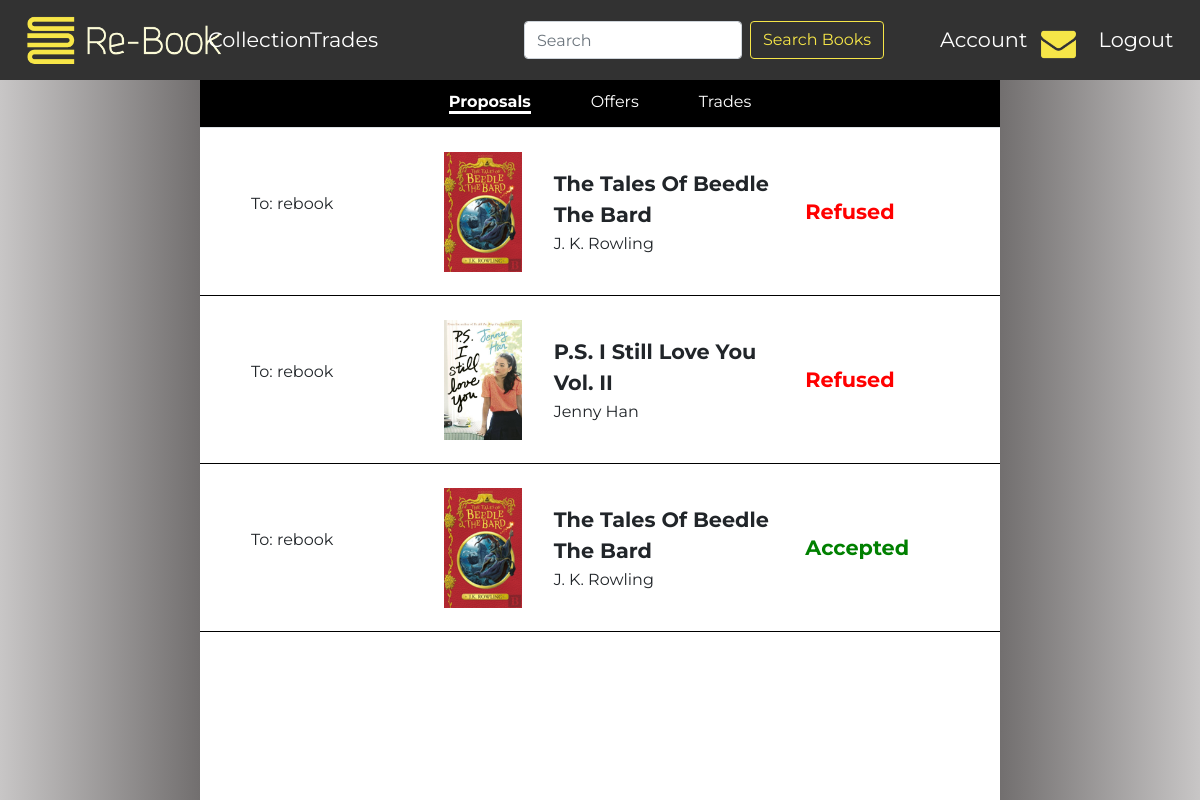
Page /proposals (signed in) on the earlier database version.
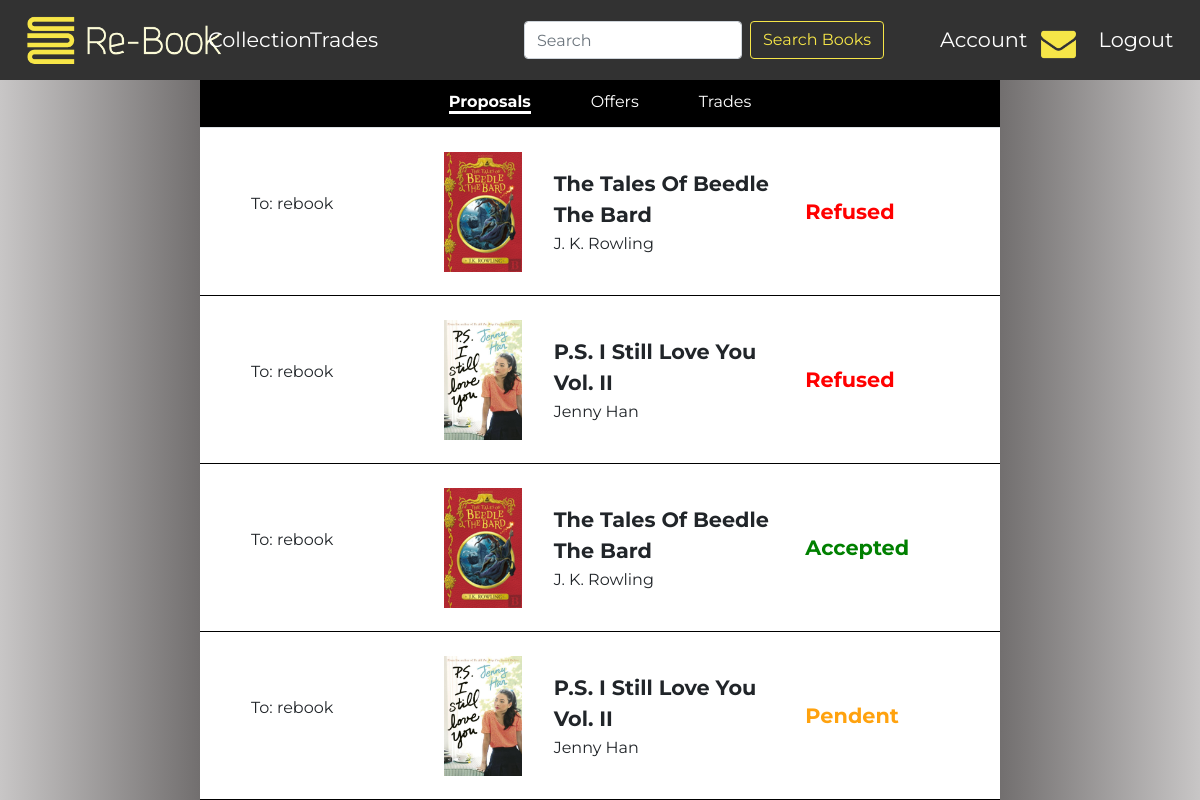
Same page on the later database version.
### rebook/models.py (models this page shows)
class Proposal(models.Model):
    bookInstance = models.ForeignKey(BookInstance, on_delete=models.CASCADE)
    timestamp = models.DateTimeField()
    user2 = models.ForeignKey(User, on_delete=models.PROTECT)
    state = models.ForeignKey(TradeState, on_delete=models.PROTECT)

class BookInstance(models.Model):
    ISBN = models.ForeignKey(Book, on_delete=models.PROTECT)
    User = models.ForeignKey(User, on_delete=models.PROTECT)
    state = models.ForeignKey(BookState, on_delete=models.PROTECT)
    readingState = models.DecimalField(max_digits=4, decimal_places=3)
    goal = models.ForeignKey(BookGoals, on_delete=models.PROTECT)
    rating = models.ForeignKey(Ratings, on_delete=models.PROTECT, default=None, null=True)

class User(AbstractUser):
    address = models.CharField(max_length=200)
    photo = models.ImageField()
    hasNotifications = models.BooleanField(default=False)

class Book(models.Model):
    ISBN = models.CharField(max_length=20, primary_key=True)
    title = models.CharField(max_length=100)
    author = models.ManyToManyField(Author)
    publisher = models.ForeignKey(Publisher, on_delete=models.CASCADE)
    year = models.IntegerField()
    cover = models.ImageField(storage=fs)

class Author(models.Model):
    name = models.CharField(max_length=70)

class TradeState(models.Model):
    state = models.CharField(max_length=20)

### rebook/views.py (the view)
# urls.py: path('proposals', views.proposals, name='proposals'),
def proposals(request):
    user = User.objects.get(username=request.user)
    my_proposals = Proposal.objects.filter(user2=user.id)
    return render(request, 'proposals.html', { 'my_proposals': my_proposals })

### rebook/templates/proposals.html (shortened to what this page needs)
{% extends "layout.html" %}
{% load custom_tags %}
{% block main %}
    <ul class="row nav nav-tabs justify-content-center">
        <li><a class="active" href="/proposals" id="toggle-proposals">Proposals</a></li>
        <li><a href="/offers" id="toggle-offers">Offers</a></li>
        <li><a href="/trades" id="toggle-trades">Trades</a></li>
    </ul>
    <div class="">
        {% for proposal in my_proposals %}
        <div class="row bookListItem">
            <div class="col-2 bookDetails my-auto">
                <p>To: {{proposal.bookInstance.User.username}}</p>
            </div>
            <div class="col-2">
                <img src="{{ proposal.bookInstance.ISBN.cover.url }}" class="cover" id="bookCover"/>
            </div>
            <div class="col-4 bookDetails">
                <p class="bookTitle">{{ proposal.bookInstance.ISBN.title }}</p>
                    {% for author in proposal.bookInstance.ISBN.author.all %}
                        <span class="authorName">{{ author.name }}</span>
                    {% endfor %}
            </div>
            <div col-1 class="my-auto">
                {% ifequal proposal.state.id 1 %}
                    <span class="authorName state" style="color: green">{{ proposal.state.state }}</span>
                {% endifequal %}
                {% ifequal proposal.state.id 2 %}
                    <span class="authorName state" style="color: red">{{ proposal.state.state }}</span>
                {% endifequal %}
                {% ifequal proposal.state.id 3 %}
                    <span class="authorName state" style="color: #ffa20e">{{ proposal.state.state }}</span>
                {% endifequal %}
            </div>
        </div>
        {% endfor %}
    </div>
{% endblock %}

### rebook/templates/layout.html (shortened to what this page needs)
<!doctype html>
<html lang=“en">
    <head>
        <link rel="stylesheet" href="https://stackpath.bootstrapcdn.com/bootstrap/4.3.1/css/bootstrap.min.css">
        {%  load static %}
        <link rel="stylesheet" href={% static 'styles/layoutStyles.css' %}>
    </head>
    <body>
        {% if not request.user.is_anonymous %}
        <nav class="navbar navbar-expand-lg navbar-light bg-light sticky-top">
            <a class="navbar-brand" href="/">
                <img class="logo" src={%  static 'images/logo.png' %}/>
            </a>
            <div class="collapse navbar-collapse" id="navbarNavAltMarkup">
                <div class="navbar-nav">
                    <a class="nav-item nav-link" href="#">Collection</a>
                    <a class="nav-item nav-link" href="/trades">Trades</a>
                </div>
                <form action="/search/" method="POST" class="form-inline my-2 my-lg-0 ml-auto">
                    <input name="query" class="form-control mr-sm-2" type="search" placeholder="Search" aria-label="Search">
                    <button class="btn btn-outline-warning my-2 my-sm-0" type="submit">Search Books</button>
                </form>
                <div class="navbar-nav ml-5">
                    <a class="nav-item nav-link" href="/account/">Account</a>
                    {% if not request.session.hasNotifications %}
                    <a class="nav-item nav-link" style="width: 5vw" href="#">
                        <img style="height:5vh; padding-top:5px" src={% static 'images/envelope.png' %}/>
                    </a>
                    {% else %}
                    <a class="nav-item nav-link" style="width: 5vw" href="#">
                        <img style="height:5vh" src={% static 'images/envelopeNotif.png' %}/>
                    </a>
                    {% endif %}
                    <a class="nav-item nav-link" href="/logout">Logout</a>
                </div>
            </div>
        </nav>
        {% endif %}
        <div class="container-fluid">
            <div class="row" style="height: 90vh">
                <div class="col-2 leftGradient"></div>
                <div class="col-8">
                    {% block main %}{% endblock %}
                </div>
                <div class="col-2 rightGradient"></div>
            </div>
        </div>
    </body>
</html>

### rebook/static/styles/layoutStyles.css (style rules this page uses)
body { font-family: 'Montserrat', sans-serif; }
.navbar { height: 10vh; background-color: #323232 !important; top: 0 }
.rightGradient { background-image: linear-gradient(to right, #726F6F , #C8C6C6); }
.leftGradient { background-image: linear-gradient(to left, #726F6F , #C8C6C6); }
.btn { color: #F6E648; }
.bookListItem { height: 21vh; padding-bottom: 3vh !important; padding-top: 3vh !important; border-bottom: 1px solid black; text-align: center; }
.bookDetails { text-align: left; margin-left: 3vw }
.cover { height: 15vh; margin-right: 5vw; padding-left: 5vw }
.bookTitle { font-size: 1.3rem; margin-top: 2vh; font-weight: bold; margin-bottom: 2px; }
.bookTitle, .cover { cursor: pointer }
.authorName { font-size: 1rem; margin-right: 10px }
.nav-item { color: white !important; font-size: 1.3rem; width:8vw; text-align: center; line-height: 7vh; }
.btn-outline-warning { border-color: #F6E648; }
.navbar-brand { width:14vw; height:9vh; margin-top: 0px; border-top: 0px; padding-top: 0px; }
.logo { height: 9vh; }
.nav.nav-tabs { background-color: black; height: 6vh; }
.nav.nav-tabs li { justify-content: center; height: 100%; padding: 10px 30px 0 30px; }
.nav.nav-tabs a { color: white; }
.nav.nav-tabs a.active { border-bottom: 3px solid white; font-weight: bold; }
.state { font-size: 1.3em; font-weight: bold }

Differences in the rows shown:
added Proposal: bookInstance.User.username "rebook", bookInstance.ISBN.cover (picture), bookInstance.ISBN "P.S. I Still Love You Vol. II", state.state "Pendent", Author (name "Jenny Han")
